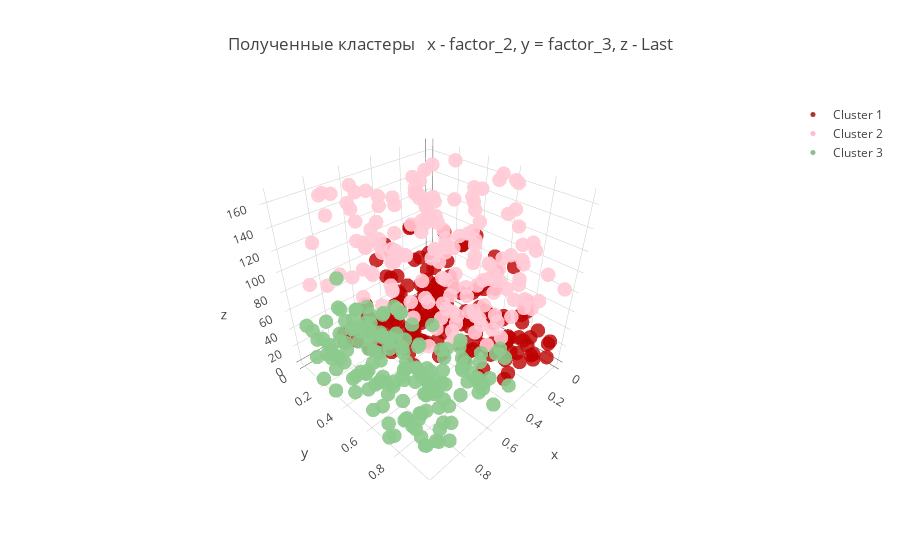

Notebook source saved alongside this figure:
### Markdown cell above
На основе полученных средних значений признаков обнаружено, что признак factor_4 имеет приблизительно одинаковое значение на всех кластерах, как же как и признак factor_1. Значит, они не оказывают существенное влияние на определение типа пользователя. Картина распределения значений Monetary и Freqency практически одинаковы в разных кластерах, поэтому визуализация кластеров в пространстве этих признаков приведет к смешению элементов. 
В результате можно попробовать рассмотреть кластеры в пространстве Last, factor_2 и factor_3

### Code cell
get_plot(['factor_2', 'factor_3', 'Last'])

### Figure 1 — Plotly figure (JSON) as saved in the notebook; plotly's stock layout.template omitted (floating-point values rounded to 4 significant figures; data arrays with more than 128 entries replaced by an {"elided": "..."} marker saying what was removed)
{"data": [{"marker": {"color": "rgba(152, 0, 0, .8)", "line": {"width": 0}, "size": 5}, "mode": "markers", "name": "Cluster 1", "type": "scatter3d", "uid": "868ef649-6560-49af-860c-18b9f8aa0744", "x": {"elided": "499 float values"}, "y": {"elided": "499 float values"}, "z": {"elided": "499 int values"}}, {"marker": {"color": "rgba(255, 182, 193, .9)", "line": {"color": "rgba(0, 0, 0, 0)", "width": 0}, "size": 5}, "mode": "markers", "name": "Cluster 2", "type": "scatter3d", "uid": "623fbd56-4e5f-4e95-a798-38bb53f28fdd", "x": {"elided": "499 float values"}, "y": {"elided": "499 float values"}, "z": {"elided": "499 int values"}}, {"marker": {"color": "rgba(127, 182, 127, .9)", "line": {"width": 0}, "size": 5}, "mode": "markers", "name": "Cluster 3", "type": "scatter3d", "uid": "18679bcd-5caa-49c3-8ccc-40f9e5b89d88", "x": {"elided": "499 float values"}, "y": {"elided": "499 float values"}, "z": {"elided": "499 int values"}}], "layout": {"title": {"text": "Полученные кластеры \n x - factor_2, y = factor_3, z - Last"}, "xaxis": {"title": {"text": "factor_2"}, "zeroline": false}, "yaxis": {"title": {"text": "factor_3"}, "zeroline": false}}}
